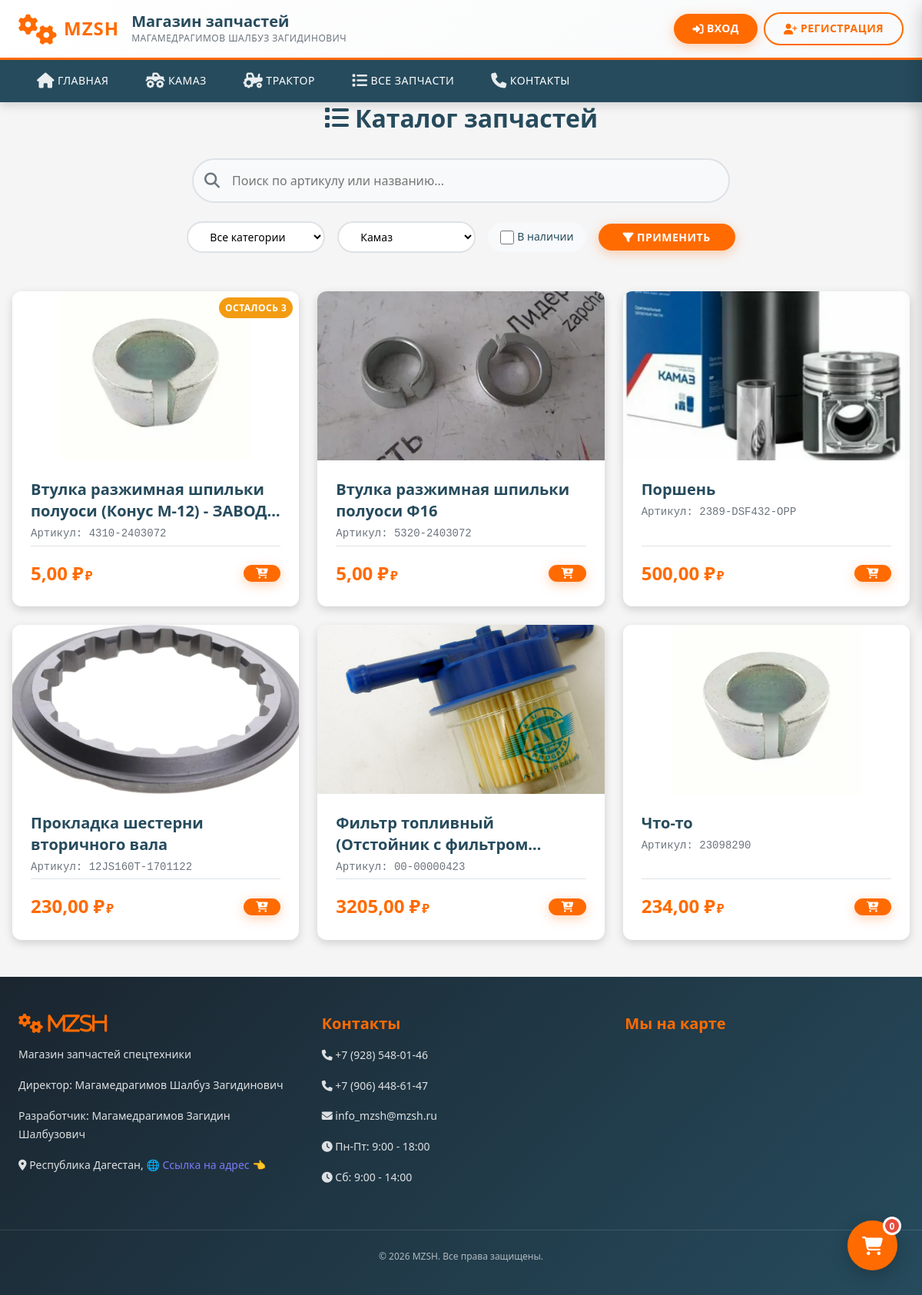
/catalog/?equipment=Камаз, run on the app's committed database.
### store/models.py (models this page shows, shortened)
class Product(models.Model):
    article = models.CharField(max_length=50, unique=True, verbose_name="Артикул", db_index=True)
    name = models.CharField(max_length=200, verbose_name="Название")
    description = models.TextField(blank=True, verbose_name="Описание")
    category = models.ForeignKey(Category, on_delete=models.PROTECT, related_name='products', verbose_name="Категория")
    equipment_type = models.ForeignKey(EquipmentType, on_delete=models.PROTECT, related_name='products', verbose_name="Тип техники")
    price = models.DecimalField(max_digits=12, decimal_places=2, verbose_name="Цена")
    quantity = models.PositiveIntegerField(default=0, verbose_name="Остаток")
    image = models.ImageField(upload_to='products/%Y/%m/%d/', blank=True, null=True, verbose_name="Фото")
    guid_1c = models.CharField(max_length=36, blank=True, default='', verbose_name="GUID в 1С", db_index=True)
    is_active = models.BooleanField(default=True, verbose_name="Активен")
    created_at = models.DateTimeField(auto_now_add=True, verbose_name="Дата создания")
    updated_at = models.DateTimeField(auto_now=True, verbose_name="Дата обновления")
    class Meta:
        verbose_name = "Товар"
        verbose_name_plural = "Товары"
        ordering = ['name']
        indexes = [
            models.Index(fields=['article']),
            models.Index(fields=['is_active', 'quantity']),
            models.Index(fields=['updated_at']),
        ]

### store/views/user/catalog.py (the view)
# urls.py: path('catalog/', views.catalog, name='catalog'),
def catalog(request):
    products = Product.objects.filter(is_active=True)
    categories = Category.objects.all()
    equipment_types = EquipmentType.objects.all()
    query = request.GET.get('q', '')
    category_id = request.GET.get('category', '')
    equipment = request.GET.get('equipment', '')
    in_stock = request.GET.get('in_stock', '')
    if query:
        products = products.filter(
            Q(name__icontains=query) | Q(article__icontains=query)
        )
    if category_id and category_id.isdigit():
        products = products.filter(category_id=int(category_id))
    if equipment:
        products = products.filter(equipment_type__name__iexact=equipment)
    if in_stock:
        products = products.filter(quantity__gt=0)
    cart = request.session.get('cart', {})
    cart_count = sum(cart.values())
    context = {
        'products': products,
        'categories': categories,
        'equipment_types': equipment_types,
        'query': query,
        'category_id': int(category_id) if category_id and category_id.isdigit() else None,
        'equipment': equipment,
        'in_stock': bool(in_stock),
        'cart_count': cart_count,
    }
    return render(request, 'store/catalog.html', context)

### templates/store/catalog.html (shortened to what this page needs)
{% extends 'store/base.html' %}
{% load static %}
{% block content %}
<div class="catalog-page">
    <div class="container">
        <h1 class="page-title">
            <i class="fas fa-list"></i> Каталог запчастей
        </h1>
        <form class="search-form" method="get">
            <div class="search-input-wrapper">
                <input type="text" name="q" placeholder="Поиск по артикулу или названию..." value="{{ query }}">
            </div>
            <div class="filters">
                <select name="category" class="filter-select">
                    <option value="">Все категории</option>
                </select>
                <select name="equipment" class="filter-select">
                    {% for eq in equipment_types %}
                        <option value="{{ eq.name }}" {% if equipment == eq.name %}selected{% endif %}>
                            {{ eq.name }}
                        </option>
                    {% endfor %}
                </select>
                <label class="checkbox-filter">
                    <input type="checkbox" name="in_stock" value="1" {% if in_stock %}checked{% endif %}>
                    <span>В наличии</span>
                </label>
                <button type="submit" class="btn btn-primary">
                    <i class="fas fa-filter"></i> Применить
                </button>
            </div>
        </form>
        <div class="products-grid">
            {% for product in products %}
            <div class="product-card" onclick="window.location='{% url 'store:product_detail' product.id %}'">
                <div class="product-image">
                    {% if product.image %}
                        <img src="{{ product.image.url }}" alt="{{ product.name }}">
                    {% else %}
                        <img src="{% static 'img/no-image.png' %}" alt="{{ product.name }}">
                    {% endif %}
                    {% if product.quantity == 0 %}
                        <span class="badge out-of-stock">Нет в наличии</span>
                    {% elif product.quantity < 5 %}
                        <span class="badge low-stock">Осталось {{ product.quantity }}</span>
                    {% endif %}
                </div>
                <div class="product-info">
                    <h3>{{ product.name }}</h3>
                    <p class="article">Артикул: {{ product.article }}</p>
                    <div class="product-footer">
                        <span class="price">{{ product.price }} ₽</span>
                        {% if not user.is_staff %}
                            <button class="btn btn-primary btn-sm"
                                    onclick="event.stopPropagation(); addToCart({{ product.id }})">
                                <i class="fas fa-cart-plus"></i>
                            </button>
                        {% endif %}
                    </div>
                </div>
            </div>
            {% empty %}
            <div class="no-products">
                <i class="fas fa-box-open"></i>
                <p>Товары не найдены</p>
            </div>
            {% endfor %}
        </div>
    </div>
</div>
{% endblock %}

### static/css/01-variables.css (style rules this page uses)
:root { --primary: #ff6b00; --primary-dark: #e65100; --primary-light: #ff9e4d; --secondary: #264b5d; --secondary-dark: #1a252f; --secondary-light: #34495e; --white: #ffffff; --light: #f8f9fa; --light-bg: #f5f5f5; --gray: #6c757d; --gray-light: #dee2e6; --dark: #343a40; --dark-bg: #1a1a1a; --success: #27ae60; --success-light: #d4edda; --warning: #f39c12; --warning-light: #fff3cd; --danger: #e74c3c; --danger-light: #f8d7da; --info: #3498db; --info-light: #d1ecf1; --spacing-xs: 0.25rem; --spacing-sm: 0.5rem; --spacing-md: 1rem; --spacing-lg: 1.5rem; --spacing-xl: 2rem; --spacing-xxl: 3rem; --border-radius: 8px; --border-radius-lg: 12px; --border-radius-circle: 50%; --shadow-sm: 0 2px 4px rgba(0,0,0,0.1); --shadow-md: 0 4px 12px rgba(0,0,0,0.15); --shadow-lg: 0 8px 24px rgba(0,0,0,0.2); --shadow-hover: 0 12px 32px rgba(0,0,0,0.25); --transition: all 0.3s ease; --transition-fast: all 0.15s ease; --transition-slow: all 0.5s ease; --font-family: 'Segoe UI', Tahoma, Geneva, Verdana, sans-serif; --font-monospace: 'Consolas', 'Monaco', monospace; --font-size-xs: 0.75rem; --font-size-sm: 0.875rem; --font-size-md: 1rem; --font-size-lg: 1.25rem; --font-size-xl: 1.5rem; --font-size-xxl: 2rem; --font-size-xxxl: 3rem; --breakpoint-sm: 576px; --breakpoint-md: 768px; --breakpoint-lg: 992px; --breakpoint-xl: 1200px; }
*, *::before, *::after { margin: 0; padding: 0; box-sizing: border-box; }
html { scroll-behavior: smooth; }
body { font-family: var(--font-family); font-size: var(--font-size-md); line-height: 1.6; color: var(--dark); background-color: var(--light-bg); -webkit-font-smoothing: antialiased; -moz-osx-font-smoothing: grayscale; }
button { font-family: inherit; cursor: pointer; border: none; background: none; }
img { max-width: 100%; height: auto; display: block; }
input, textarea, select { font-family: inherit; font-size: inherit; outline: none; }

### static/css/02-base.css (style rules this page uses)
.container { width: 100%; max-width: var(--breakpoint-xl); margin: 0 auto; padding: 0 var(--spacing-lg); }
h1, h2, h3, h4, h5, h6 { font-weight: 600; line-height: 1.3; margin-bottom: var(--spacing-md); color: var(--secondary); }
h1 { font-size: var(--font-size-xxxl); color: white; }
h3 { font-size: var(--font-size-xl); }
p { margin-bottom: var(--spacing-md); }

### static/css/05-search.css (style rules this page uses)
.search-form { display: flex; flex-direction: column; gap: var(--spacing-lg); margin-bottom: 50px; }
.search-input-wrapper { position: relative; width: 100%; max-width: 700px; margin: 0 auto; }
.search-input-wrapper input { width: 100%; padding: var(--spacing-md) var(--spacing-md) var(--spacing-md) 50px; border: 2px solid var(--gray-light); border-radius: 50px; font-size: var(--font-size-md); background: var(--light); transition: var(--transition); }
.filters { display: flex; gap: var(--spacing-md); align-items: center; justify-content: center; flex-wrap: wrap; }
.filter-select { padding: var(--spacing-sm) var(--spacing-lg); border: 2px solid var(--gray-light); border-radius: 50px; font-size: var(--font-size-sm); background: var(--white); min-width: 180px; cursor: pointer; transition: var(--transition); }
.checkbox-filter { display: flex; align-items: center; gap: var(--spacing-xs); cursor: pointer; font-size: var(--font-size-sm); color: var(--secondary); padding: var(--spacing-sm) var(--spacing-md); background: var(--light); border-radius: 50px; transition: var(--transition); }
.checkbox-filter input { width: 18px; height: 18px; accent-color: var(--primary); cursor: pointer; }
.filters .btn { padding: var(--spacing-sm) var(--spacing-xl); border-radius: 50px; font-weight: 600; display: flex; align-items: center; gap: var(--spacing-xs); }

### static/css/07-cart.css (style rules this page uses)
.page-title { font-size: clamp(1.5rem, 4vw, 2rem); margin-bottom: var(--spacing-xl); text-align: center; color: var(--secondary); display: flex; align-items: center; justify-content: center; gap: var(--spacing-sm); }

### static/css/11-forms.css (style rules this page uses)
.btn { display: inline-flex; align-items: center; justify-content: center; gap: var(--spacing-xs); padding: var(--spacing-sm) var(--spacing-lg); border: none; border-radius: 50px; font-size: var(--font-size-sm); font-weight: 600; text-transform: uppercase; letter-spacing: 0.5px; cursor: pointer; transition: var(--transition); text-decoration: none; text-align: center; white-space: nowrap; }
.btn-primary { background: var(--primary); color: var(--white); box-shadow: 0 4px 15px rgba(255, 107, 0, 0.3); }
.btn-sm { padding: var(--spacing-xs) var(--spacing-md); font-size: var(--font-size-xs); }

### static/css/12-utils.css (style rules this page uses)
@media (max-width: 1200px) { .container { padding: 0 var(--spacing-md); } }

### data on the page
Product: image (picture), quantity "3", name "Втулка разжимная шпильки полуоси (Конус М-12) -…", article "4310-2403072", price "5,00"
Product: image (picture), name "Втулка разжимная шпильки полуоси Ф16", article "5320-2403072", price "5,00"
Product: image (picture), name "Поршень", article "2389-DSF432-OPP", price "500,00"
Product: image (picture), name "Прокладка шестерни вторичного вала", article "12JS160T-1701122", price "230,00"
Product: image (picture), name "Фильтр топливный (Отстойник с…", article "00-00000423", price "3205,00"
Product: image (picture), name "Что-то", article "23098290", price "234,00"

### other printed values
{{ cart_count|default:0 }} "0"
form field equipment "Камаз"
